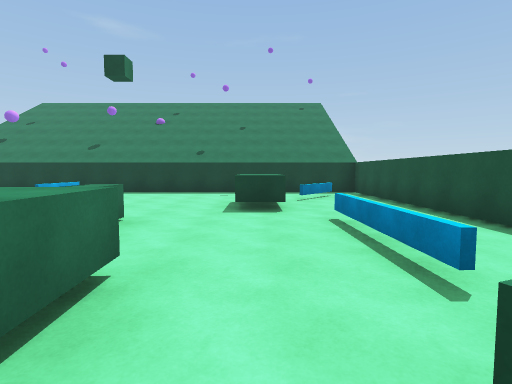
[1] (above)

15 first-person views from a walk through a 3-D level made in the Unity game engine. The camera is 1.5 m above the floor, tilts 4° down and sees 80° across. The floor is counted in squares, 2 m on a side. Each view is taken from the middle of a square. On the plan, view 1 faces up. The plan holds only what a view shows up to about 10 squares ahead; the rest is blank. The place goes on beyond the plan. The player is left out.

[2]
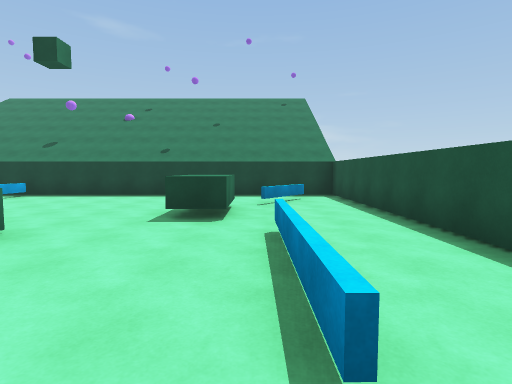

[3]
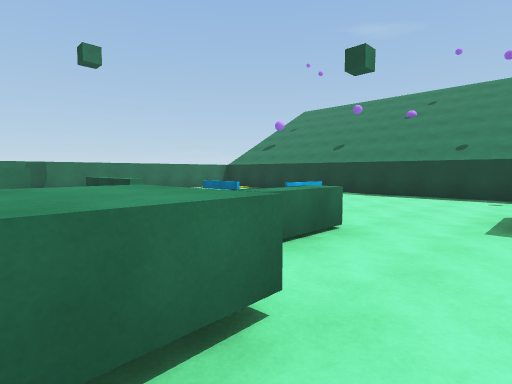

[4]
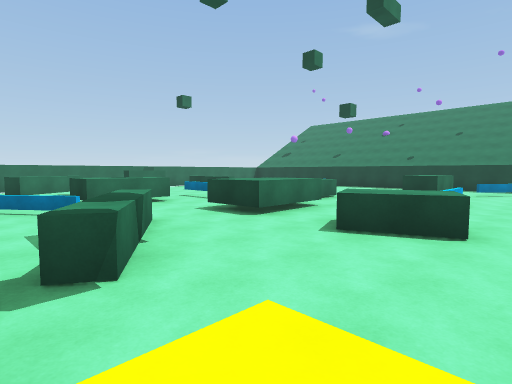

[5]
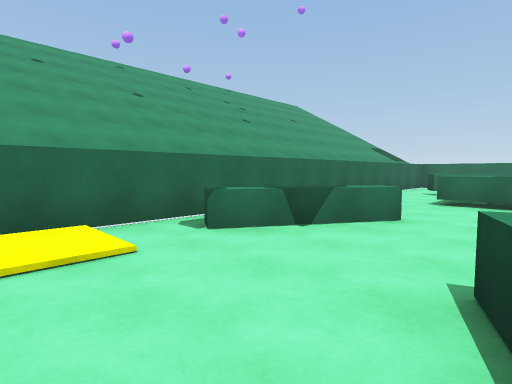

[6]
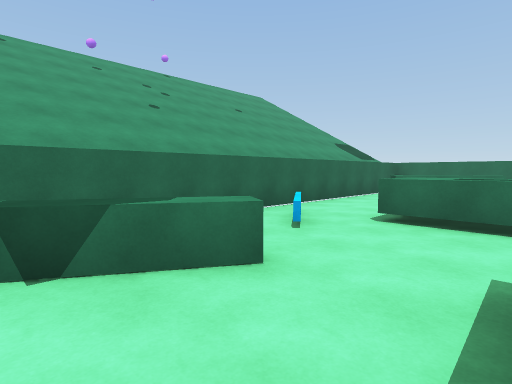

[7]
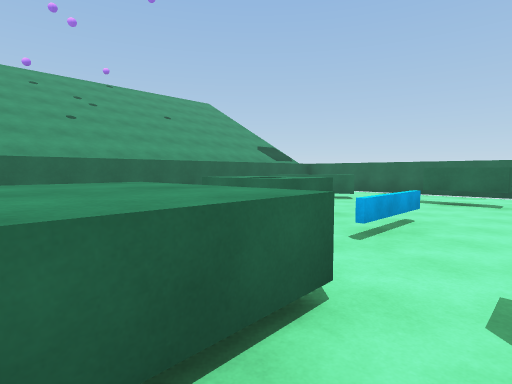

[8]
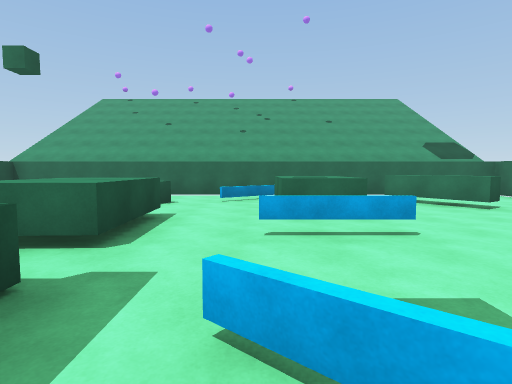

[9]
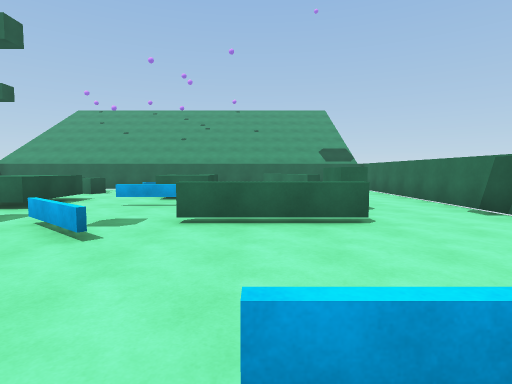

[10]
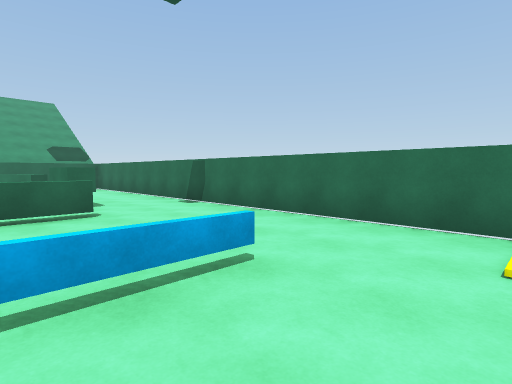

[11]
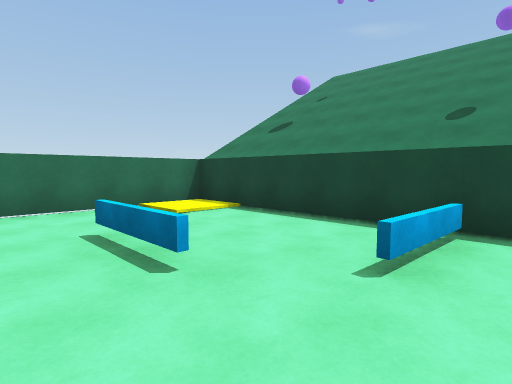

[12]
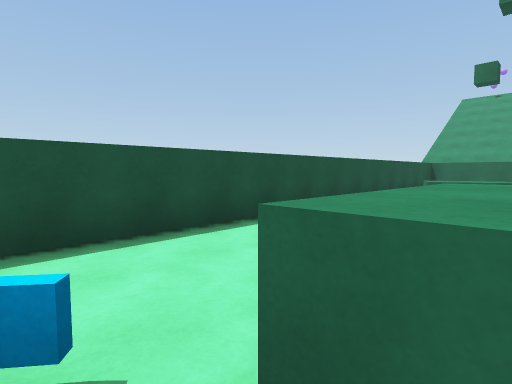

[13]
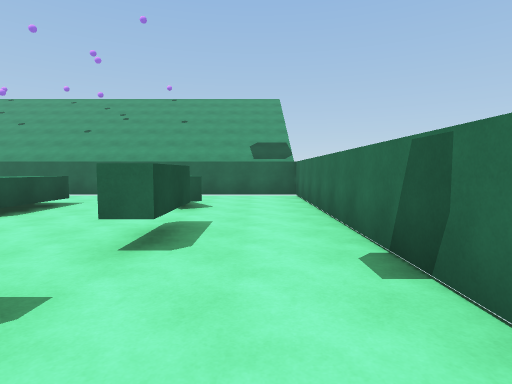

[14]
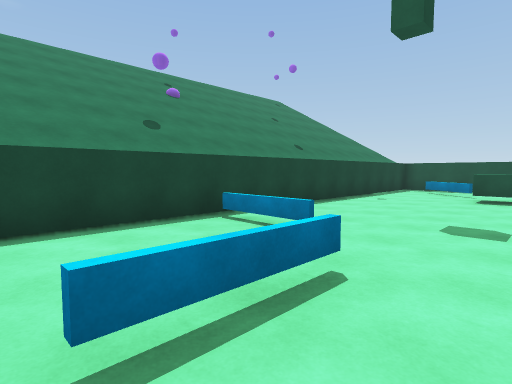

[15]
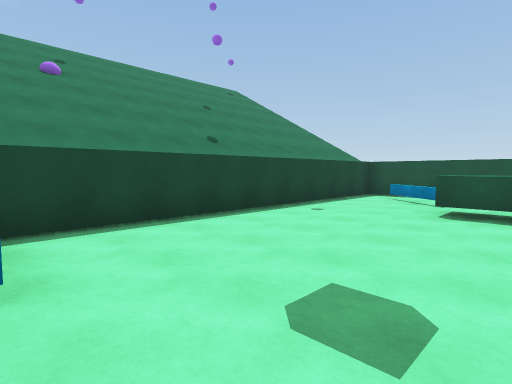

### Floor plan
Key: @ floor where view 1 was taken; # wall or solid block; x gap in a wall; . main floor; : floor 0.25 m higher than the main floor; / step, stairs or slope; = window, fence, low wall or low ledge; ^ raised ledge.
Columns run from 12 left of view 1 to 4 right of it. Each row starts with its distance up from view 1.
 11 #################
 10 #::...x.........#
  9 #::...=.......=.#
  8 #............=..#
  7 #...==......^...#
  6 #...........^...#
  5 #......=........#
  4 #.......=.^..=..#
  3 #...=.....^..=..#
  2 #..#...==.^^.=..#
  1 #..#...=..^^..^.#
  0 #......^..^^@^^.#
 -1 #..#...^........#
 -2 #...^..^.=^^....#
 -3 #.......=..^^./:#
 -4 #............./:#
 -5 #################

Where each view was taken, in squares from view 1:
view 1: 0 up, 0 right, facing up
view 2: 1 up, 1 right, facing up
view 3: 1 up, 0 right, facing up-left
view 4: 4 down, 3 right, facing up-left
view 5: 0 up, 3 right, facing down-left
view 6: 0 up, 0 right, facing down-left
view 7: 3 up, 1 left, facing down-left
view 8: 5 up, 4 left, facing down
view 9: 8 up, 7 left, facing down
view 10: 9 up, 7 left, facing down-left
view 11: 6 up, 5 left, facing up-left
view 12: 8 up, 0 right, facing down-right
view 13: 5 up, 10 left, facing down
view 14: 6 up, 9 left, facing up-right
view 15: 6 up, 6 left, facing up-right
